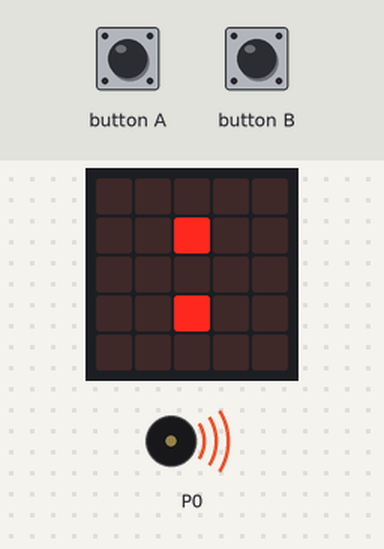
This program was run on a simulated BBC micro:bit (MakeCode). Parts: the board's 5×5 LED display, buzzer (waves = sounding). The run ends where the board's game-over animation would start. At 1.1 s the program stops and its outputs stay as they are.

Above: at 0.18 s.
At 1.1 s:
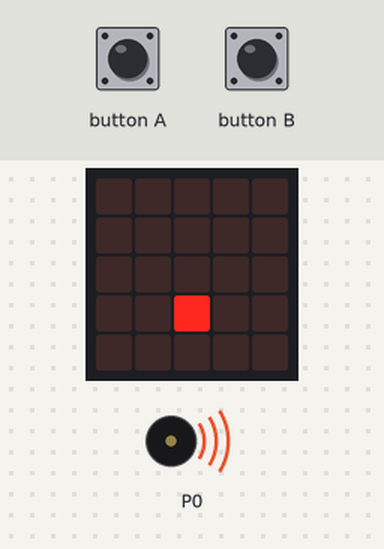
Timing chart, 0 to 2.6 s (numbered marks = the images above):
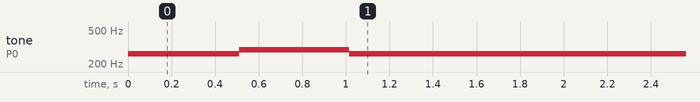

The program:

main.ts
```typescript
input.onButtonPressed(Button.A, function () {
    sprite.change(LedSpriteProperty.X, -1)
})
input.onButtonPressed(Button.B, function () {
    sprite.change(LedSpriteProperty.X, 1)
})
let sprite: game.LedSprite = null
sprite = game.createSprite(2, 3)
let _this = game.createSprite(2, 0)
game.setLife(3)
game.setScore(0)
basic.forever(function () {
    if (_this.get(LedSpriteProperty.Y) == 4) {
        _this.delete()
        _this = game.createSprite(sprite.get(LedSpriteProperty.X), 0)
        game.addScore(1)
    }
    if (sprite.isTouching(_this)) {
        game.gameOver()
    }
})
basic.forever(function () {
    _this.change(LedSpriteProperty.Y, 1)
    basic.pause(500)
})
basic.forever(function () {
    music._playDefaultBackground(music.builtInPlayableMelody(Melodies.Birthday), music.PlaybackMode.UntilDone)
})
```

test.ts
```typescript
// 在這裡測試；當此封包作為擴充功能時，將不會編譯此內容。
```

Measured:
- by itself, tone on P0: silent → 262 Hz at 0.00 s, → 294 Hz 0.51 s later, → 262 Hz 0.51 s later
